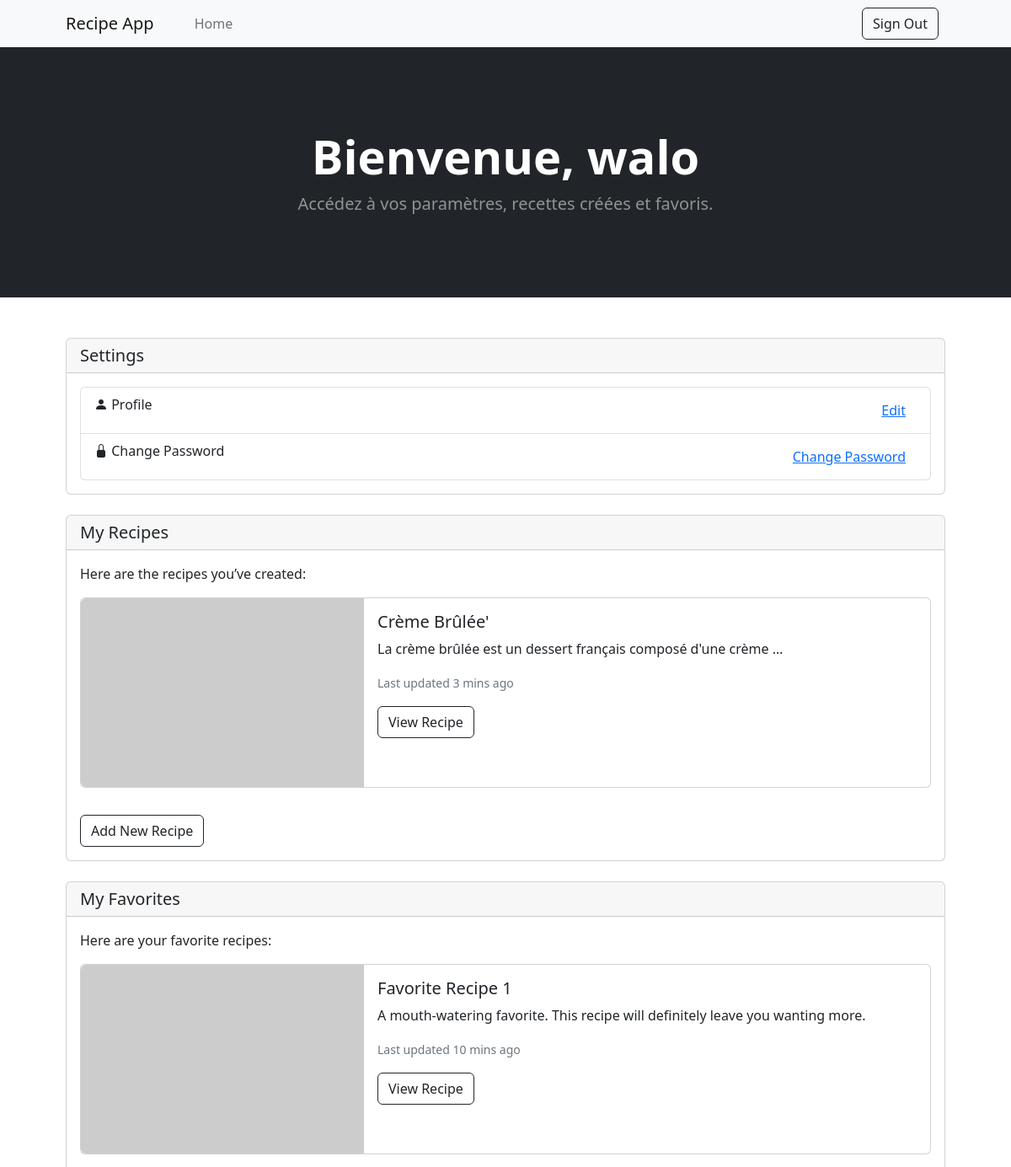
Page /user/profile/ (signed in, upper part) on the earlier database version.
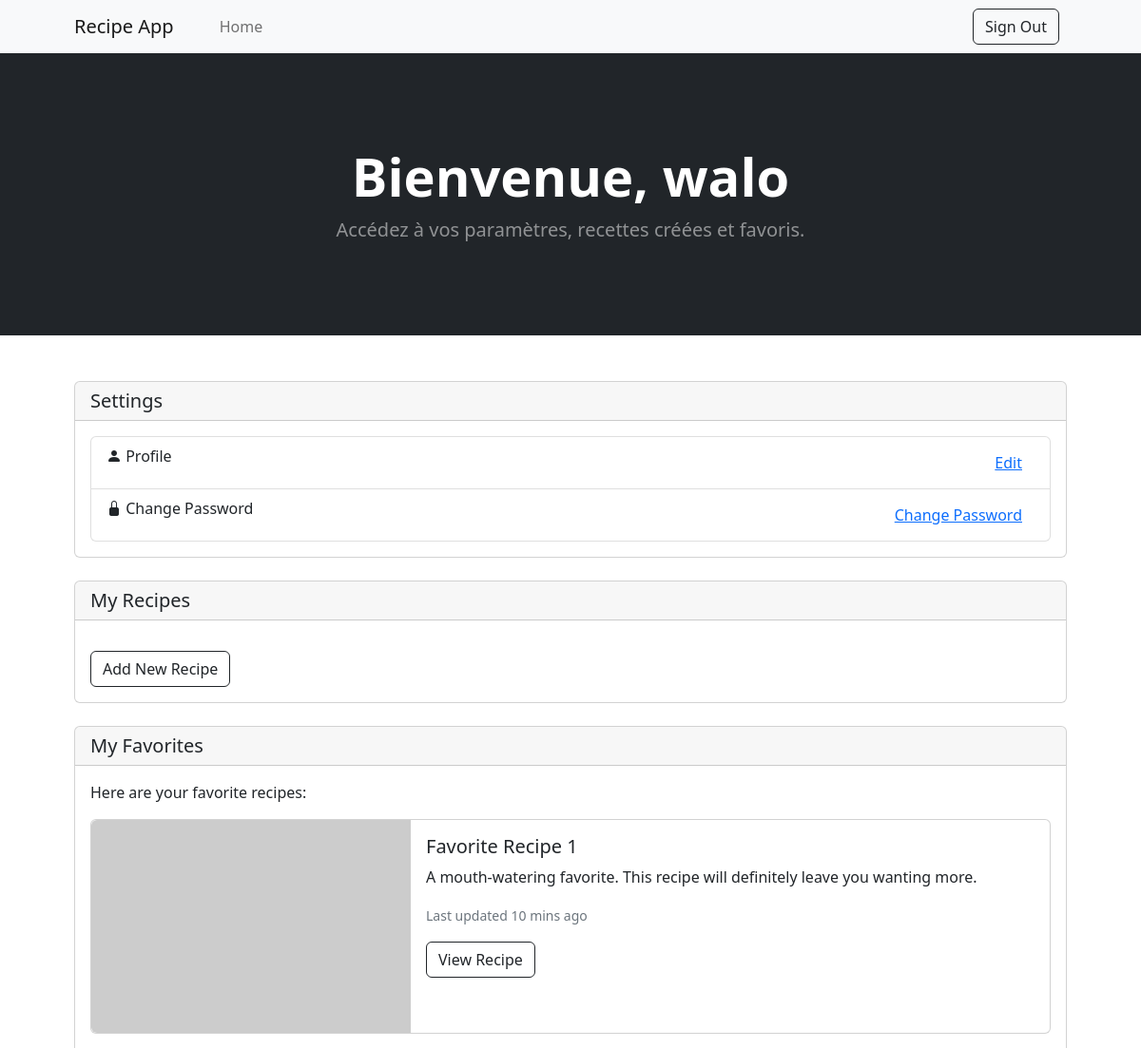
Same page on the later database version.
### recipes/models.py (models this page shows, shortened)
class Recipe(models.Model):
    title = models.CharField(max_length=200)
    description = models.TextField()
    user = models.ForeignKey(User, on_delete=models.SET_NULL, null=True, blank=True)
    instructions = models.TextField()

### user/views.py (the view)
# urls.py: path('profile/',user.views.profile_view, name="profile"),
@login_required
def profile_view(request):
    recettes_user = Recipe.objects.filter(user=request.user)
    return render(request, 'user/profile.html',{'recettes_user':recettes_user})

### user/templates/user/profile.html (shortened to what the changed rows need)
<!DOCTYPE html>
<html lang="en">
    <head>
        <link href="https://cdn.jsdelivr.net/npm/bootstrap-icons@1.5.0/font/bootstrap-icons.css" rel="stylesheet" />
        {% load static %}
        <link href="{% static 'recipes/css/styles.css' %}" rel="stylesheet" />
    </head>
    <body>
        <header class="bg-dark py-5">
            <div class="container px-4 px-lg-5 my-5">
                <div class="text-center text-white">
                    <h1 class="display-4 fw-bolder">Bienvenue, {{ user.username }}</h1>
                </div>
            </div>
        </header>
        <div class="container px-4 px-lg-5 py-5">
            <div class="row">
                <div class="col-lg-12 mb-4">
                    <div class="card">
                        <div class="card-body">
                            {% if recettes_user%}
                            <p>Here are the recipes you’ve created:</p>
                            {% endif %}
                            {%for recette in recettes_user%}
                            <div class="card mb-3">
                                <div class="row g-0">
                                    <div class="col-md-4">
                                        <img src="https://dummyimage.com/450x300/dee2e6/6c757d.jpg" class="img-fluid rounded-start" alt="Recipe 1">
                                    </div>
                                    <div class="col-md-8">
                                        <div class="card-body">
                                            <h5 class="card-title">{{recette.title}}</h5>
                                            <p class="card-text">{{recette.description|truncatewords:10}}</p>
                                            <p class="card-text"><small class="text-muted">Last updated 3 mins ago</small></p>
                                            <button class="btn btn-outline-dark">View Recipe</button>
                                        </div>
                                    </div>
                                </div>
                            </div>
                            {% endfor %}
                            <button class="btn btn-outline-dark mt-3">Add New Recipe</button>
                        </div>
                    </div>
                </div>
            </div>
        </div>
    </body>
</html>

Differences in the rows shown:
removed Recipe: title "Crème Brûlée'", description "La crème brûlée est un dessert français composé d'une crème …"
Other differences:
text no longer shown: "Here are the recipes you’ve created:"
